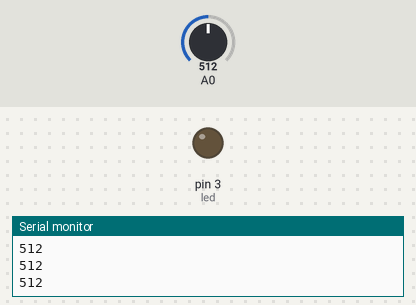
This sketch was run on a simulated Arduino Uno, built with avr-gcc and run on an emulated ATmega328P. On the bench: output pins drawn as LEDs (lit = HIGH), the last lines printed to the serial monitor. The inputs (shaded band) are chosen by the test bench; at power-on: A0 = 512.

Above: at 1.2 s.
1.3 s: A0 set to 18
2.8 s: A0 set to 14
At 3.9 s:
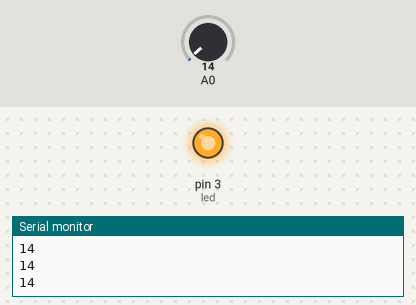
4.3 s: A0 set to 122
At 5.0 s:
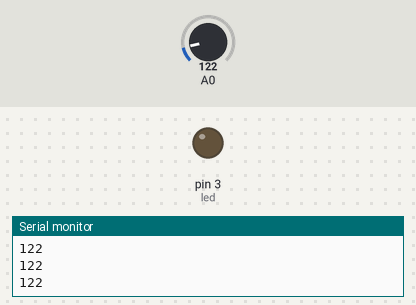
5.8 s: A0 set to 5
At 6.1 s:
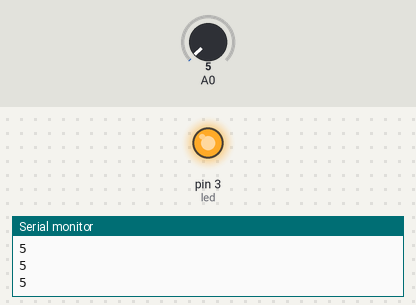
Timing chart, 0 to 8.3 s (numbered marks = the images above; inputs shaded):
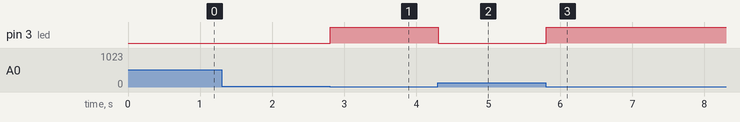

The sketch:

isik_ldr.ino
```cpp
#define led 3                       // 3.Pinde LED olduğunu tanımlıyoruz


void setup() {
  pinMode(led,OUTPUT);              // Led dijital olarak kullanacağımız için çıkış tanımlaması yapılmalıdır.
  Serial.begin(9600);
}

void loop() {
   int Deger = analogRead(A0);      // Deger isimli bir değişken tanımlıyoruz. Bu değişken A0 Analog Pininden gelen veriyi tutacak.
   Serial.println(Deger);


    if(Deger <= 15)                  // analogRead ile Deger değişkenine gelen veri 15'ten küçük ise LED yanmayacak.
      {
        digitalWrite(led,HIGH);
      }

    else                             // analogRead ile Deger değişkenine gelen veri 15'ten büyük ise LED yanacak.
      {
        digitalWrite(led,LOW);
      }
}
```

Measured:
- the behaviour switches between 16 and 15 on A0 (found by bisection; images 0 and 1)
- after the input at 2.8 s, pin 3 (led): LOW → HIGH at once
- after the input at 4.3 s, pin 3 (led): HIGH → LOW at once
- after the input at 5.8 s, pin 3 (led): LOW → HIGH at once
